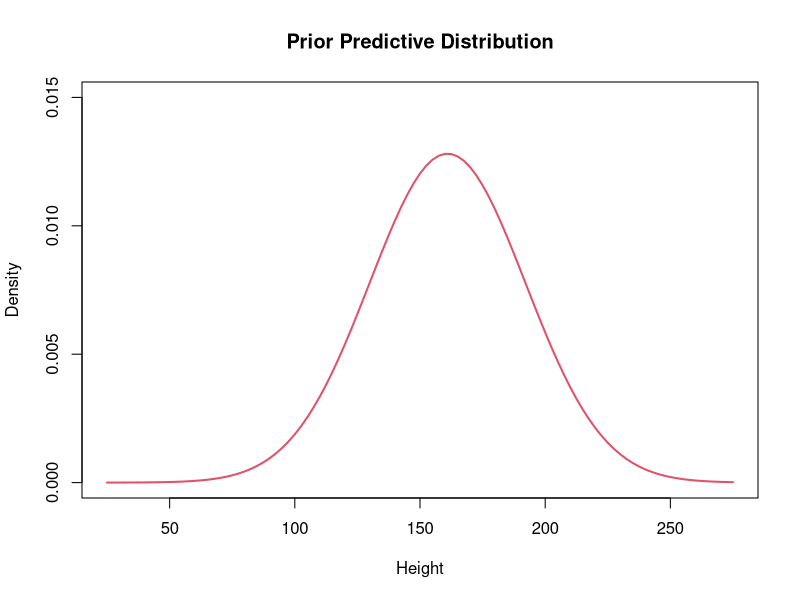
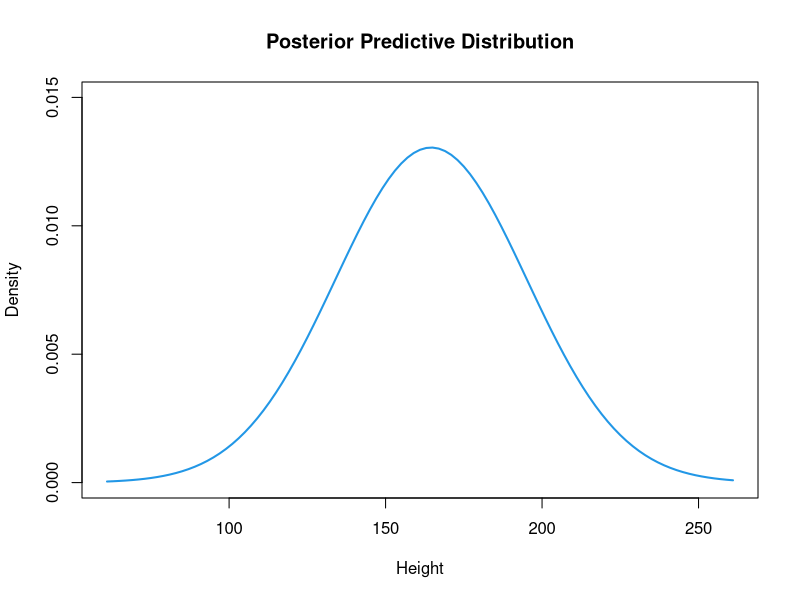
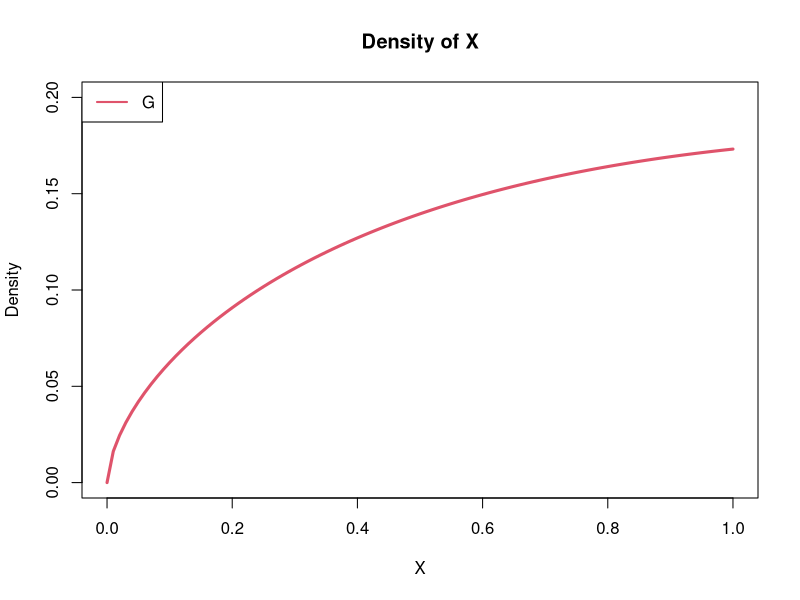
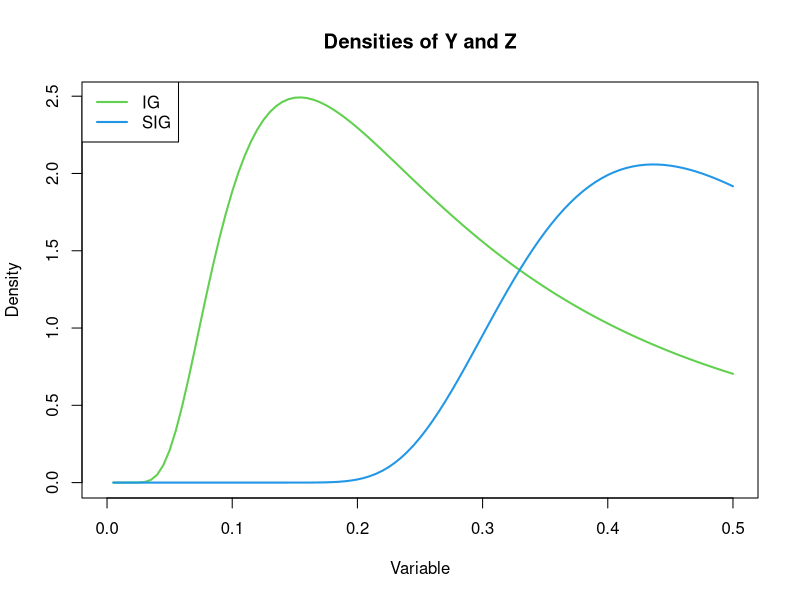
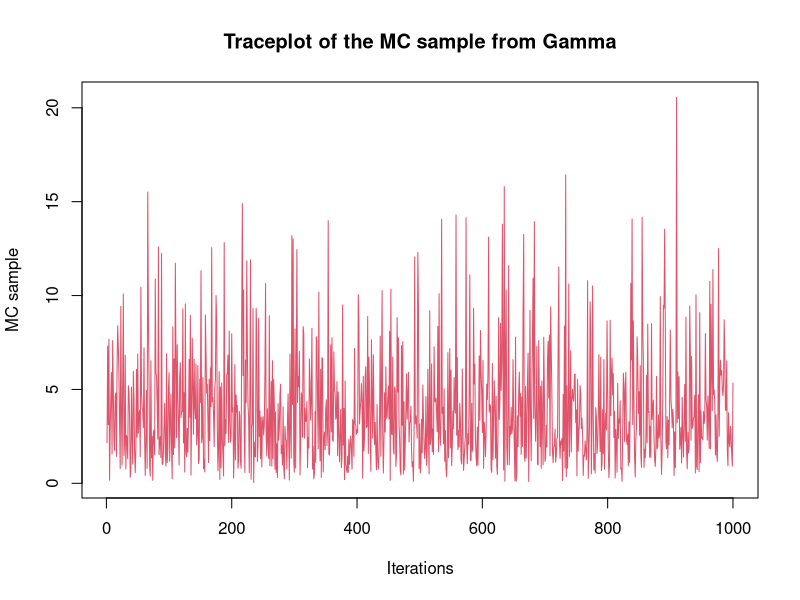
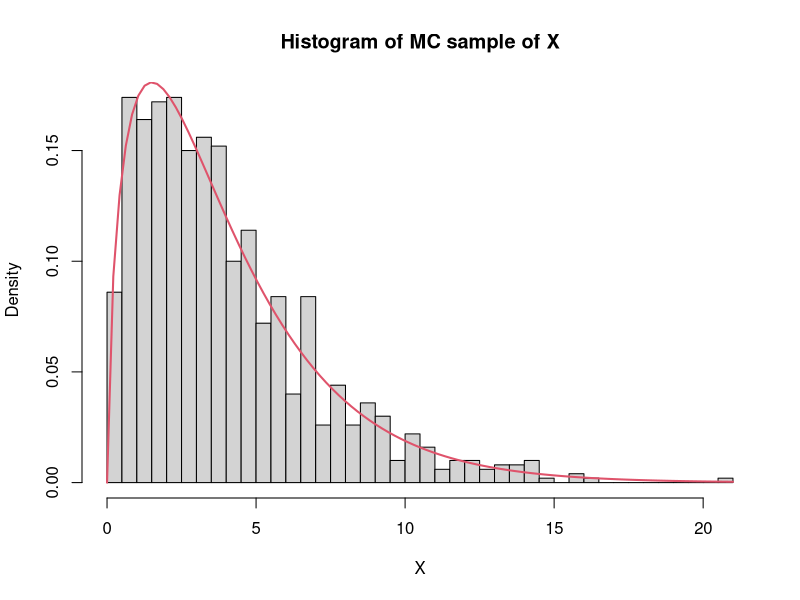
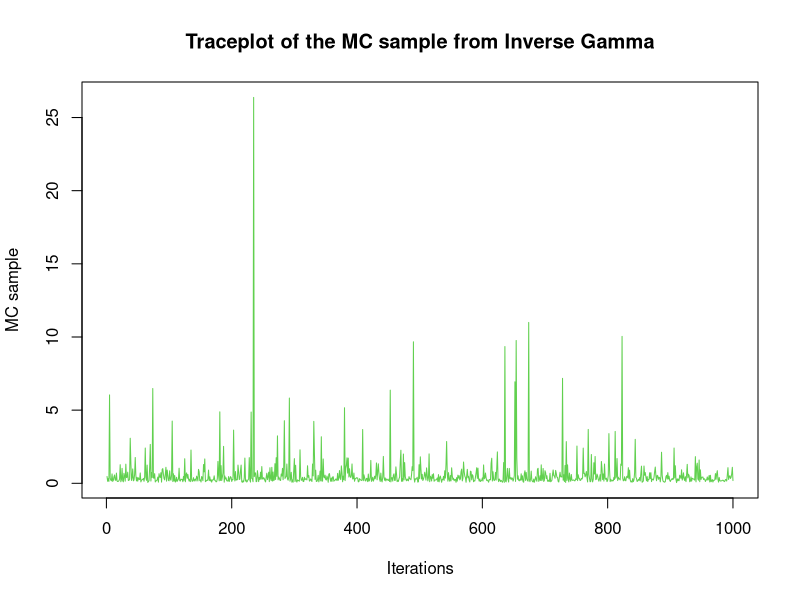
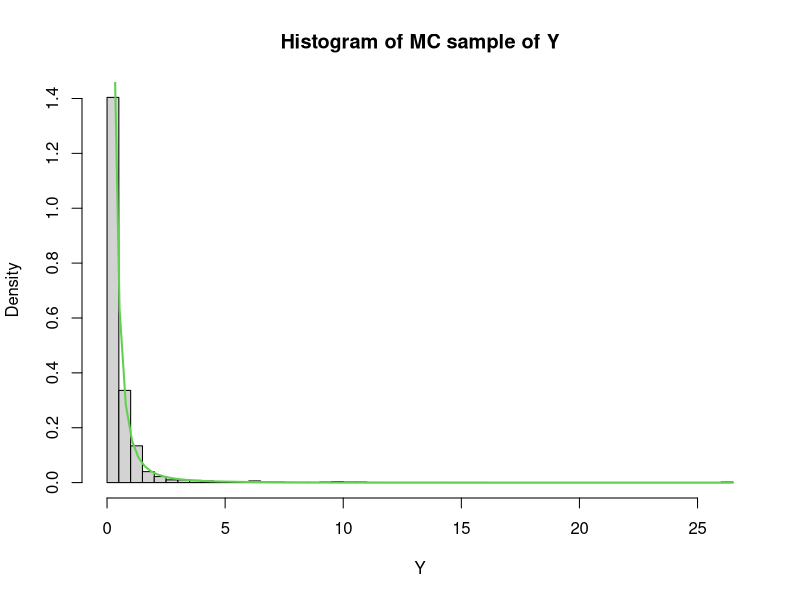

Recreate these plots in R, in order.
## ---- chunk 1
knitr::opts_chunk$set(echo = TRUE)
## ---- chunk 2
curve(dnorm(x, mean=161, sd=sqrt(970)), ylim=c(0, 0.015), xlim=c(25, 275), 
      col=2, lwd=2, xlab="Height", ylab="Density", main="Prior Predictive Distribution")
## ---- chunk 3
## P[y>200] for one future observation of Height
pnorm(200, mean=161, sd=sqrt(970), lower.tail=F)
## ---- chunk 4
height <- c(166,168,168,177,160,170,172,159,175,164,175,167,164)
n = length(height)
y_bar = mean(height)
kappa = 1/900
mu = 161
lambda = 1/70

mu_post = (kappa*n*y_bar+lambda*mu)/(n*kappa+lambda)
mu_post

sd_post = (n*kappa+lambda)^-1+kappa^-1
sd_post
## ---- chunk 5
curve(dnorm(x, mean=164.558, sd=sqrt(934.80663)), ylim=c(0, 0.015), xlim=c(61, 261), col=4, 
      lwd=2, xlab="Height", ylab="Density", main="Posterior Predictive Distribution")
## ---- chunk 6
pnorm(200, mean=164.558, sd=sqrt(934.80663), lower.tail=F)
## ---- chunk 7
## Define inverse-gamma distribution function
dinvgamma <- function(x, a, b) {
  return(
    (b^a)/gamma(a) * (1/x)^(a+1) * exp(-b/x)
  )
}

## Define square root inverse-gamma distribution function
dsqrtinvgamma <- function(x, a, b) {
  return(
    2 * (b^a)/gamma(a) * (1/x)^(2*a+1) * exp(-b/x^2)
  )
}
## ---- chunk 8
a <- 1.6
b <- 0.4
## ---- chunk 9
curve(dgamma(x, shape=a, rate=b), ylim=c(0, 0.2), col=2, lwd=3, 
      xlab="X", ylab="Density", main="Density of X")
legend("topleft", legend="G", col=2, lwd=2)

curve(dinvgamma(x, a, b), xlim=c(0, 0.5), col=3, lwd=2, 
      main="Densities of Y and Z", y="Density", xlab="Variable")
curve(dsqrtinvgamma(x, a, b), add=TRUE, col=4, lwd=2)
legend("topleft", legend=c("IG", "SIG"), col=c(3, 4), lwd=2)
## ---- chunk 10
## Set seed for reproducible results
set.seed(44566)

## Parameters for Gamma
a <- 1.6 # shape
b <- 0.4 # rate (inverse of scale)

## MC sample size
M <- 1000
## ---- chunk 11
## Generate a MC sample of size 1000 from Gamma 
mc.G <- rgamma(M, shape=a, rate=b)

## Generate a MC sample of size 1000 from Inverse Gamma 
mc.IG <- 1 / mc.G

## Generate a MC sample of size 1000 from Square root Inverse Gamma 
mc.SIG <- sqrt(1/mc.G)
## ---- chunk 12
plot(1:M, mc.G, type="l", col=2, xlab="Iterations", ylab="MC sample", 
     main="Traceplot of the MC sample from Gamma")
hist(mc.G, breaks=50, freq=FALSE, xlab="X", main="Histogram of MC sample of X")
curve(dgamma(x, a, b), add=TRUE, col=2, lwd=2)

plot(1:M, mc.IG, type="l", col=3, xlab="Iterations", ylab="MC sample", 
     main="Traceplot of the MC sample from Inverse Gamma")
hist(mc.IG, breaks=50, freq=FALSE, xlab="Y", main="Histogram of MC sample of Y")
curve(dinvgamma(x, a, b), add=TRUE, col=3, lwd=2)

plot(1:M, mc.SIG, type="l", col=4, xlab="Iterations", ylab="MC sample", 
     main="Traceplot of the MC sample from Square root Inverse Gamma")
hist(mc.SIG, breaks=50, freq=FALSE, ylim=c(0, 2), xlab="Z", 
     main="Histogram of MC sample of Z")
curve(dsqrtinvgamma(x, a, b), add=TRUE, col=4, lwd=2)
## ---- chunk 13
hist(mc.G, breaks=50, freq=FALSE)
curve(dgamma(x, a, b), add=TRUE, col=2, lwd=2)

hist(mc.IG, breaks=50, freq=FALSE)
curve(dinvgamma(x, a, b), add=TRUE, col=3, lwd=2)

hist(mc.SIG, breaks=50, freq=FALSE, ylim=c(0, 2))
curve(dsqrtinvgamma(x, a, b), add=TRUE, col=4, lwd=2)
## ---- chunk 14
hist(mc.G, breaks=50, freq=FALSE)
curve(dgamma(x, a, b), from=min(mc.G), to=max(mc.G), add=TRUE, col=2, lwd=2)

hist(mc.IG, breaks=50, freq=FALSE)
curve(dinvgamma(x, a, b), from=min(mc.IG), to=max(mc.IG), add=TRUE, col=3, lwd=2)

hist(mc.SIG, breaks=50, freq=FALSE, ylim=c(0, 2))
curve(dsqrtinvgamma(x, a, b), from=min(mc.SIG), to=max(mc.SIG), add=TRUE, col=4, lwd=2)
## ---- chunk 15
## Gamma
meanG <- mean(mc.G)
medG <- median(mc.G)

## Inverse Gamma
meanIG <- mean(mc.IG)
medIG <- median(mc.IG)

## Square root Inverse Gamma
meanSIG <- mean(mc.SIG)
medSIG <- median(mc.SIG)
## ---- chunk 16
df <- data.frame(
  c(meanG, meanIG, meanSIG), 
  c(medG, medIG, medSIG)
)
colnames(df) <- c("Sample Mean", "Sample Median")
rownames(df) <- c("G", "IG", "SIG")

knitr::kable(df, caption="Summary statistics", align="c")
